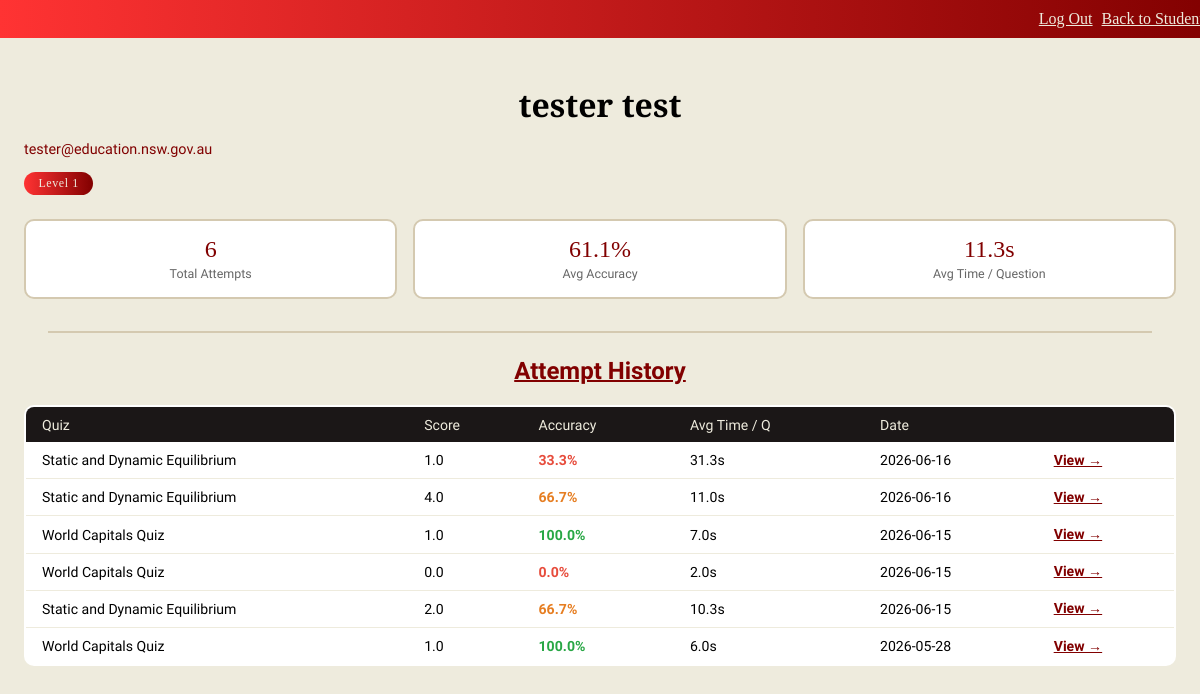
Page /student/1 (signed in) on the earlier database version.
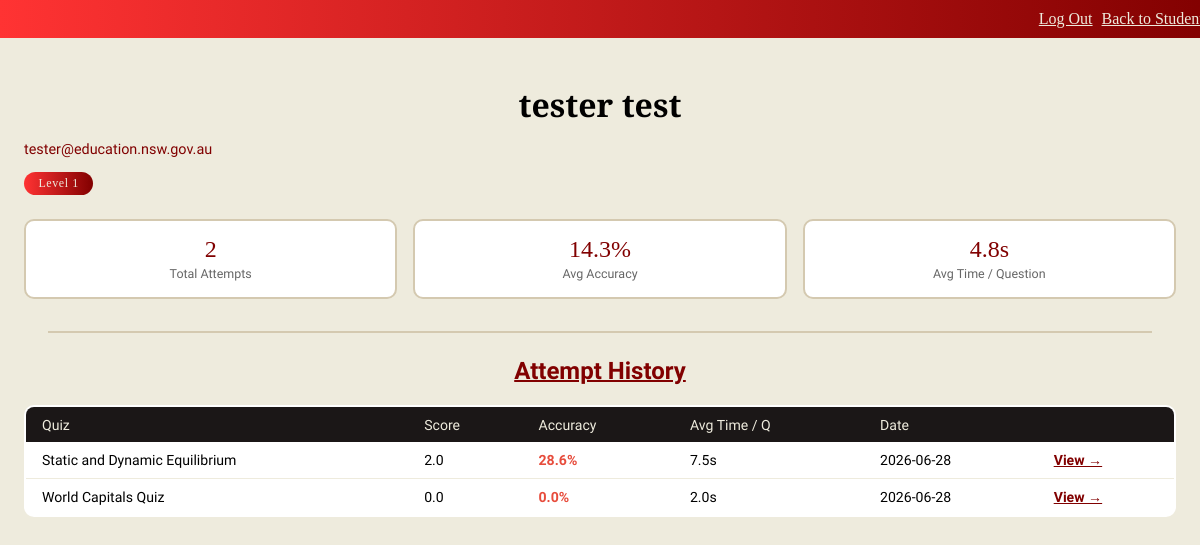
Same page on the later database version.
### tables this page shows
CREATE TABLE users (id INTEGER primary key AUTOINCREMENT,
                                            first_name VARCHAR(50) NOT NULL, 
                                            last_name VARCHAR(50) NOT NULL, 
                                            email VARCHAR(50) UNIQUE NOT NULL, 
                                            password VARCHAR(50) NOT NULL,
                                            level INTEGER DEFAULT 1,
                                            is_admin BOOLEAN DEFAULT FALSE);

CREATE TABLE results (
    id INTEGER PRIMARY KEY AUTOINCREMENT,
    user_id INTEGER NOT NULL,
    quiz_id INTEGER NOT NULL,
    score REAL,
    accuracy REAL,
    avg_time REAL,
    wrong_questions TEXT,
    written_answers TEXT,
    written_marks TEXT,
    marking_complete INTEGER DEFAULT 0,
    date TEXT,
    FOREIGN KEY (user_id) REFERENCES users(id));

### app.py (the view)
@app.route('/student/<int:user_id>')
def student_detail(user_id):
    if not session.get('is_admin'):
        return redirect(url_for('login'))
    login_conn = sqlite3.connect('database/LoginData.db')
    login_cursor = login_conn.cursor()
    student = login_cursor.execute(
        'SELECT first_name, last_name, email, level FROM users WHERE id=?', (user_id,)
    ).fetchone()
    attempts = login_cursor.execute('''
        SELECT id, quiz_id, score, accuracy, avg_time, date
        FROM results WHERE user_id = ?
        ORDER BY date DESC
    ''', (user_id,)).fetchall()
    stats = login_cursor.execute('''
        SELECT COUNT(*), ROUND(AVG(accuracy),1), ROUND(AVG(avg_time),1)
        FROM results WHERE user_id = ?
    ''', (user_id,)).fetchone()
    login_conn.close()
    q_conn = sqlite3.connect('database/Questions.db')
    q_cursor = q_conn.cursor()
    history = []
    for a in attempts:
        quiz = q_cursor.execute('SELECT name FROM quizzes WHERE id=?', (a[1],)).fetchone()
        history.append({
            'result_id': a[0], 'quiz_name': quiz[0] if quiz else 'Unknown',
            'score': a[2], 'accuracy': a[3], 'avg_time': a[4], 'date': a[5]
        })
    q_conn.close()
    return render_template('studentDetails.html',
        student=student, user_id=user_id, history=history,
        total_attempts=stats[0], avg_accuracy=stats[1], avg_time=stats[2])

### templates/studentDetails.html (shortened to what this page needs)
<!DOCTYPE html>
<html lang="en">
<head>
    <link rel="stylesheet" type="text/css" href="{{ url_for('static', filename='main.css') }}">
</head>
<body>
    <div class="banner">
        <div class="banner-content">
            <a href="{{ url_for('logout') }}">Log Out</a>
            <a href="{{ url_for('user_management') }}">Back to Students</a>
        </div>
    </div>
    <div class="page-wrap">
        <div class="student-header">
            <h1>{{ student[0] }} {{ student[1] }}</h1>
            <p class="student-sub">{{ student[2] }}</p>
            <span class="level-pill">Level {{ student[3] if student[3] else 1 }}</span>
        </div>
        <div class="stats-bar">
            <div class="stat-card">
                <div class="stat-value">{{ total_attempts }}</div>
                <div class="stat-label">Total Attempts</div>
            </div>
            <div class="stat-card">
                <div class="stat-value">{{ avg_accuracy or '—' }}%</div>
                <div class="stat-label">Avg Accuracy</div>
            </div>
            <div class="stat-card">
                <div class="stat-value">{{ avg_time or '—' }}s</div>
                <div class="stat-label">Avg Time / Question</div>
            </div>
        </div>
        <hr class="divider">
        <h2>Attempt History</h2>
        {% if history %}
        <table class="data-table">
            <thead>
                <tr>
                    <th>Quiz</th><th>Score</th><th>Accuracy</th>
                    <th>Avg Time / Q</th><th>Date</th><th></th>
                </tr>
            </thead>
            <tbody>
            {% for h in history %}
            <tr>
                <td>{{ h.quiz_name }}</td>
                <td>{{ h.score }}</td>
                <td class="{% if h.accuracy >= 80 %}accuracy-good{% elif h.accuracy >= 50 %}accuracy-mid{% else %}accuracy-low{% endif %}">{{ h.accuracy }}%</td>
                <td>{{ h.avg_time }}s</td>
                <td>{{ h.date }}</td>
                <td><a href="{{ url_for('results', result_id=h.result_id) }}" class="tbl-link">View →</a></td>
            </tr>
            {% endfor %}
            </tbody>
        </table>
        {% else %}
        <p class="no-data">This student hasn't attempted any quizzes yet.</p>
        {% endif %}
    </div>
</body>
</html>

### static/main.css (style rules this page uses)
body { background-color: #eeebdd; font-family: Metamorphous; margin: 0; padding: 0; }
div { display: block; align-content: center; }
.banner { background-image: linear-gradient(to right, #Ff3333, #810000); font-family: Cinzel Decorative; text-align: right; padding: 10px; position: sticky; width: 100%; margin-bottom: 0px; }
a { color: #EEEBDD; text-decoration: underline; padding-left: 5px; }
h2 { text-decoration: underline; text-decoration-thickness: 2px; text-align: center; color: #810000; }
h1 { text-align: center; font-family: Cinzel Decorative; }

### templates/studentDetails.html (style rules this page uses)
.divider { border: none; border-top: 2px solid #d4c9b0; margin: 0.5rem 1.5rem 1.5rem; }
.page-wrap { padding: 1.5rem; }
.student-header { margin-bottom: 1.5rem; }
.student-header h1 { margin-bottom: 0.2rem; }
.student-sub { color: #810000; font-family: Metamorphous; font-size: 0.9rem; }
.level-pill { display: inline-block; background: linear-gradient(to right, #FF3333, #810000); color: #eeebdd; font-family: Cinzel Decorative; font-size: 0.75rem; padding: 0.25rem 0.9rem; border-radius: 20px; letter-spacing: 0.05em; }
.stats-bar { display: grid; grid-template-columns: repeat(auto-fit, minmax(150px, 1fr)); gap: 1rem; margin-bottom: 2rem; }
.stat-card { background: white; border: 2px solid #d4c9b0; border-radius: 10px; padding: 1rem; text-align: center; }
.stat-value { font-family: Cinzel Decorative; font-size: 1.5rem; color: #810000; line-height: 1; margin-bottom: 0.3rem; }
.stat-label { font-size: 0.78rem; color: #666; }
.data-table { width: 100%; border-collapse: collapse; font-size: 0.88rem; background: white; border-radius: 10px; overflow: hidden; border: 2px solid #d4c9b0; }
.data-table th { background: #1b1717; color: #eeebdd; font-family: Metamorphous; padding: 0.6rem 1rem; text-align: left; font-weight: normal; }
.data-table td { padding: 0.6rem 1rem; border-bottom: 1px solid #eeebdd; }
.data-table tr:last-child td { border-bottom: none; }
.accuracy-low { color: #e74c3c; font-weight: bold; }
.tbl-link { color: #810000; font-weight: bold; text-decoration: underline; padding: 0; }

Differences in the rows shown:
removed results: quiz_name "Static and Dynamic Equilibrium", score "1.0", accuracy "33.3", avg_time "31.3", date "2026-06-16"
removed results: quiz_name "Static and Dynamic Equilibrium", score "4.0", accuracy "66.7", avg_time "11.0", date "2026-06-16"
removed results: quiz_name "World Capitals Quiz", score "0.0", accuracy "0.0", avg_time "2.0", date "2026-06-15"
removed results: quiz_name "Static and Dynamic Equilibrium", score "2.0", accuracy "66.7", avg_time "10.3", date "2026-06-15"
changed results (number 1 of 2 on the later page): quiz_name "World Capitals Quiz" → "Static and Dynamic Equilibrium"; score "1.0" → "2.0"; accuracy "100.0" → "28.6"; avg_time "6.0" → "7.5"; date "2026-05-28" → "2026-06-28"; moves up the list
changed results (number 2 of 2 on the later page): score "1.0" → "0.0"; accuracy "100.0" → "0.0"; avg_time "7.0" → "2.0"; date "2026-06-15" → "2026-06-28"
Other differences:
{{ total_attempts }}: "6" → "2"
{{ avg_accuracy or '—' }}: "61.1" → "14.3"
{{ avg_time or '—' }}: "11.3" → "4.8"
